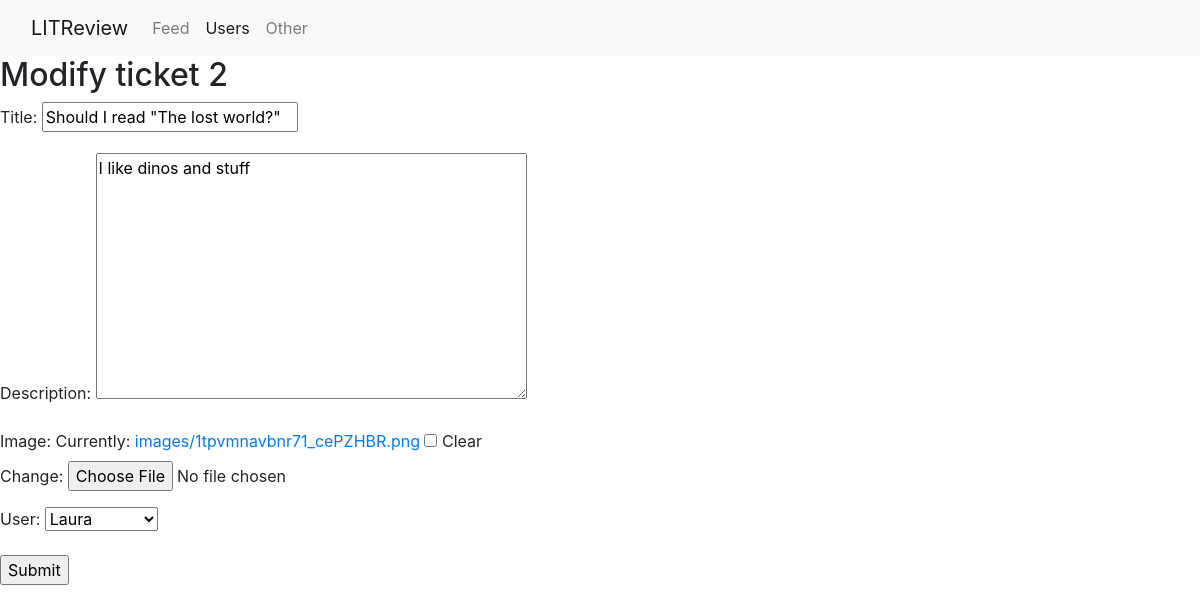
Screenshot of /create_ticket/2 with the database file from the repository.
### webapp/models.py (models this page shows)
class Ticket(models.Model):
    title = models.CharField(max_length=128, blank=True)
    description = models.TextField(max_length=2059, blank=True)
    user = models.ForeignKey(
        to=settings.AUTH_USER_MODEL, on_delete=models.CASCADE, blank=True)
    image = models.ImageField(upload_to='images/', null=True, blank=True)
    time_created = models.DateTimeField(auto_now_add=True)

### webapp/views.py (the view)
# urls.py: path('create_ticket', views.create_ticket, name="create_ticket"),
def create_ticket(request, ticket_id=None):
    ticket_instance = Ticket.objects.get(
        pk=ticket_id) if ticket_id is not None else None
    if request.method == "GET":
        form = TicketForm(instance=ticket_instance)
        return render(request, 'create_ticket.html', locals())
    elif request.method == "POST":
        form = TicketForm(request.POST, request.FILES,
                          instance=ticket_instance)
        if form.is_valid():
            ticket = form.save()
            return redirect('list_tickets')

### webapp/forms.py
class TicketForm(ModelForm):
    class Meta:
        model = Ticket
        fields = ['title', 'description', 'image', 'user']

### webapp/templates/create_ticket.html (shortened to what this page needs)
{% extends "main.html" %}
{% block content %}
{% if form.instance.id %}
  <h2>Modify ticket {{form.instance.id}}</h2>
  <form method="post" action="{% url 'create_ticket' ticket_id=form.instance.id %}" enctype="multipart/form-data">
{% else %}
  <form method="post" action="{% url 'create_ticket' %}" enctype="multipart/form-data">
    <h2>Create ticket</h2>
{% endif %}
      {{ form.as_p }}
      <input type="submit"/>
    </form>
    {% endblock content %}

### rows the page displays
Ticket: instance.id "2", title "Should I read \"The lost world?\"", description "I like dinos and stuff", user "Laura"
